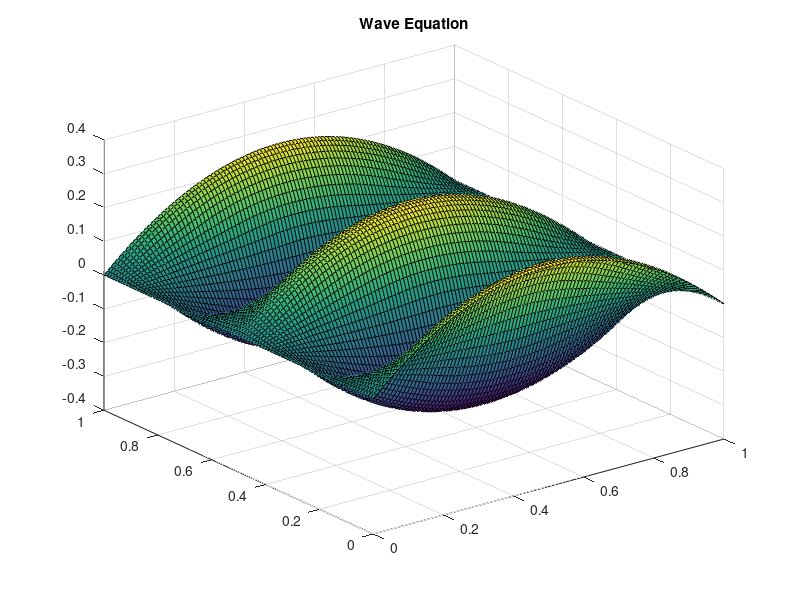

The MATLAB script that drew this image:
L = 1;
c = 1;
for n=1:40    
    fun = @(x) (x/L).*(1-x/L).*sin((n.*pi.*x)/L);
    fun2 = @(x) (x/L).^2.*(1-x/L).*sin((n.*pi.*x)/L);
    a(n) = 2/L * integral(fun,0, L);
    b(n) = 2/(n.*pi.*c) * integral(fun2, 0, L);
end

u = zeros(100, 100);
t = linspace(0, 4);
x = linspace(0, L);
for ti=1:length(t)
    for xi=1:length(x)
        for n=1:40
            u(ti, xi) = u(ti, xi) + sin(n.*pi.*x(xi)/L) * (a(n) ...
                * cos(n*pi*c*t(ti)/L)+b(n)*sin(n*pi*c*t(ti)/L));
        end
    end
end

[X, Y] = meshgrid(x);
surf(X, Y, u);
title('Wave Equation');